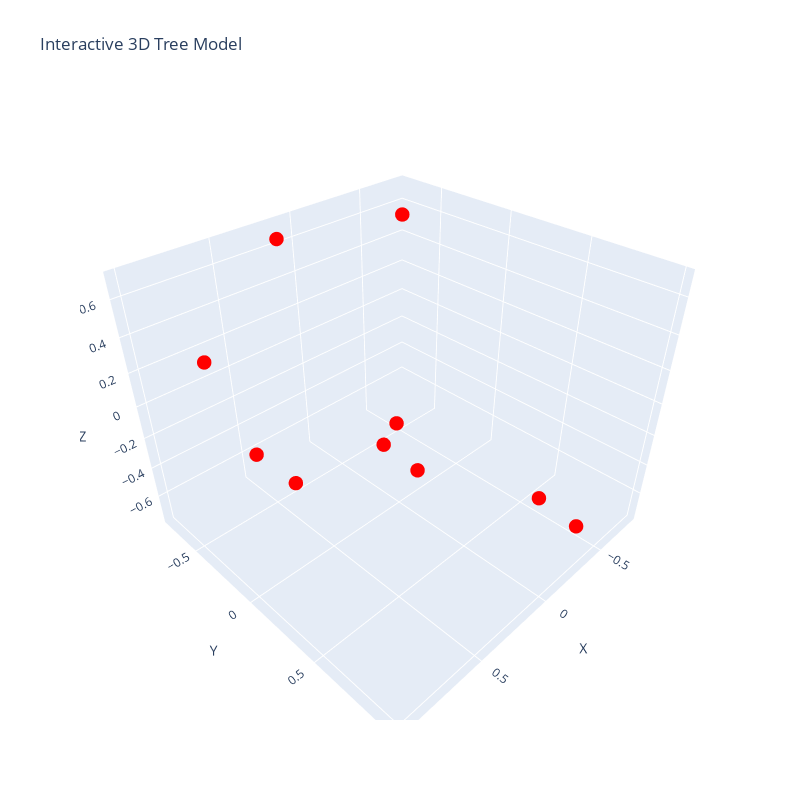

Source (notebook cell):
### Code cell
import plotly.graph_objs as go
import random
import time
from IPython.display import display, clear_output

# Initialize the figure
fig = go.Figure()

fig.update_layout(
    scene=dict(
        xaxis_title='X',
        yaxis_title='Y',
        zaxis_title='Z'
    ),
    title="Interactive 3D Tree Model",
    width=800,  # Width in pixels
    height=800  # Height in pixels
)

# Set initial data
fig.add_trace(go.Scatter3d(
    x=[],
    y=[],
    z=[],
    mode='markers',
    marker=dict(size=5, color='red')
))

# Function to add a random point
def add_random_point():
    # Generate random coordinates
    x = random.uniform(-1, 1)
    y = random.uniform(-1, 1)
    z = random.uniform(-1, 1)
    
    # Append the new point to the existing data
    fig.data[0].x += (x,)
    fig.data[0].y += (y,)
    fig.data[0].z += (z,)

# Continuously add points and update the plot
for _ in range(10):  # Add 10 points as an example
    add_random_point()
    clear_output(wait=True)  # Clear previous output
    display(fig)  # Display the updated figure
    time.sleep(1)  # Wait for 1 second before adding the next point

### Figure 1 — Plotly figure (JSON) as saved in the notebook; plotly's stock layout.template omitted (floating-point values rounded to 4 significant figures)
{"data": [{"marker": {"color": "red", "size": 5}, "mode": "markers", "type": "scatter3d", "x": [-0.2437, -0.2794, 0.7384, -0.2673, 0.2123, 0.3695, 0.9976, -0.4671, 0.6008, -0.7868], "y": [-0.08793, 0.988, -0.269, -0.2916, -0.6615, 0.2658, -0.1478, 0.6382, -0.1549, -0.7621], "z": [-0.7496, -0.504, -0.1751, -0.5146, 0.6931, -0.02064, 0.5304, -0.6558, -0.3766, 0.5282]}], "layout": {"height": 800, "scene": {"xaxis": {"title": {"text": "X"}}, "yaxis": {"title": {"text": "Y"}}, "zaxis": {"title": {"text": "Z"}}}, "title": {"text": "Interactive 3D Tree Model"}, "width": 800}}
